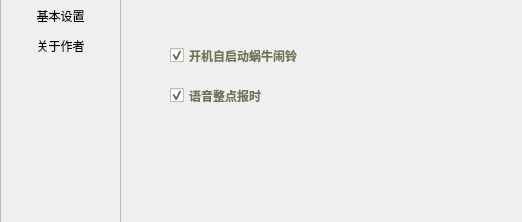
<?xml version="1.0" encoding="UTF-8"?>
<ui version="4.0">
 <class>SettingDlg</class>
 <widget class="QDialog" name="SettingDlg">
  <property name="geometry">
   <rect>
    <x>0</x>
    <y>0</y>
    <width>522</width>
    <height>222</height>
   </rect>
  </property>
  <property name="sizePolicy">
   <sizepolicy hsizetype="Fixed" vsizetype="Fixed">
    <horstretch>0</horstretch>
    <verstretch>0</verstretch>
   </sizepolicy>
  </property>
  <property name="windowTitle">
   <string>SettingDlg</string>
  </property>
  <property name="sizeGripEnabled">
   <bool>false</bool>
  </property>
  <property name="modal">
   <bool>false</bool>
  </property>
  <widget class="QFrame" name="frame">
   <property name="geometry">
    <rect>
     <x>0</x>
     <y>-10</y>
     <width>121</width>
     <height>241</height>
    </rect>
   </property>
   <property name="frameShape">
    <enum>QFrame::StyledPanel</enum>
   </property>
   <property name="frameShadow">
    <enum>QFrame::Plain</enum>
   </property>
   <widget class="QToolButton" name="btnSetting">
    <property name="geometry">
     <rect>
      <x>0</x>
      <y>10</y>
      <width>121</width>
      <height>31</height>
     </rect>
    </property>
    <property name="font">
     <font>
      <family>Arial</family>
      <weight>50</weight>
      <bold>false</bold>
     </font>
    </property>
    <property name="text">
     <string>基本设置</string>
    </property>
    <property name="icon">
     <iconset resource="AlarmClock.qrc">
      <normaloff>:/AlarmClock/Resources/exit.png</normaloff>:/AlarmClock/Resources/exit.png</iconset>
    </property>
    <property name="checkable">
     <bool>false</bool>
    </property>
    <property name="checked">
     <bool>false</bool>
    </property>
    <property name="toolButtonStyle">
     <enum>Qt::ToolButtonTextBesideIcon</enum>
    </property>
    <property name="autoRaise">
     <bool>true</bool>
    </property>
   </widget>
   <widget class="QToolButton" name="btnAbout">
    <property name="geometry">
     <rect>
      <x>0</x>
      <y>40</y>
      <width>121</width>
      <height>31</height>
     </rect>
    </property>
    <property name="text">
     <string>关于作者</string>
    </property>
    <property name="icon">
     <iconset resource="AlarmClock.qrc">
      <normaloff>:/AlarmClock/Resources/about_btn.png</normaloff>:/AlarmClock/Resources/about_btn.png</iconset>
    </property>
    <property name="checkable">
     <bool>false</bool>
    </property>
    <property name="toolButtonStyle">
     <enum>Qt::ToolButtonTextBesideIcon</enum>
    </property>
    <property name="autoRaise">
     <bool>true</bool>
    </property>
   </widget>
  </widget>
  <widget class="QStackedWidget" name="stackedWidget">
   <property name="geometry">
    <rect>
     <x>130</x>
     <y>10</y>
     <width>391</width>
     <height>211</height>
    </rect>
   </property>
   <property name="currentIndex">
    <number>0</number>
   </property>
   <widget class="QWidget" name="page1">
    <widget class="QCheckBox" name="checkBox">
     <property name="geometry">
      <rect>
       <x>40</x>
       <y>30</y>
       <width>181</width>
       <height>31</height>
      </rect>
     </property>
     <property name="font">
      <font>
       <family>Arial</family>
       <weight>75</weight>
       <bold>true</bold>
      </font>
     </property>
     <property name="styleSheet">
      <string notr="true">color: rgb(115, 115, 86);</string>
     </property>
     <property name="text">
      <string>开机自启动蜗牛闹铃</string>
     </property>
     <property name="checked">
      <bool>true</bool>
     </property>
     <property name="tristate">
      <bool>false</bool>
     </property>
    </widget>
    <widget class="QCheckBox" name="checkBox_2">
     <property name="geometry">
      <rect>
       <x>40</x>
       <y>70</y>
       <width>181</width>
       <height>31</height>
      </rect>
     </property>
     <property name="font">
      <font>
       <family>Arial</family>
       <weight>75</weight>
       <bold>true</bold>
      </font>
     </property>
     <property name="styleSheet">
      <string notr="true">color: rgb(115, 115, 86);</string>
     </property>
     <property name="text">
      <string>语音整点报时</string>
     </property>
     <property name="checked">
      <bool>true</bool>
     </property>
     <property name="tristate">
      <bool>false</bool>
     </property>
    </widget>
   </widget>
   <widget class="QWidget" name="page2">
    <widget class="QLabel" name="label">
     <property name="geometry">
      <rect>
       <x>200</x>
       <y>20</y>
       <width>171</width>
       <height>161</height>
      </rect>
     </property>
     <property name="autoFillBackground">
      <bool>false</bool>
     </property>
     <property name="text">
      <string/>
     </property>
     <property name="pixmap">
      <pixmap resource="AlarmClock.qrc">:/AlarmClock/Resources/weixin.jpg</pixmap>
     </property>
     <property name="scaledContents">
      <bool>true</bool>
     </property>
     <property name="alignment">
      <set>Qt::AlignCenter</set>
     </property>
     <property name="wordWrap">
      <bool>false</bool>
     </property>
    </widget>
    <widget class="QLabel" name="label1">
     <property name="geometry">
      <rect>
       <x>0</x>
       <y>20</y>
       <width>181</width>
       <height>141</height>
      </rect>
     </property>
     <property name="text">
      <string>TextLabel</string>
     </property>
    </widget>
   </widget>
  </widget>
 </widget>
 <layoutdefault spacing="6" margin="11"/>
 <resources>
  <include location="AlarmClock.qrc"/>
 </resources>
 <connections/>
</ui>
